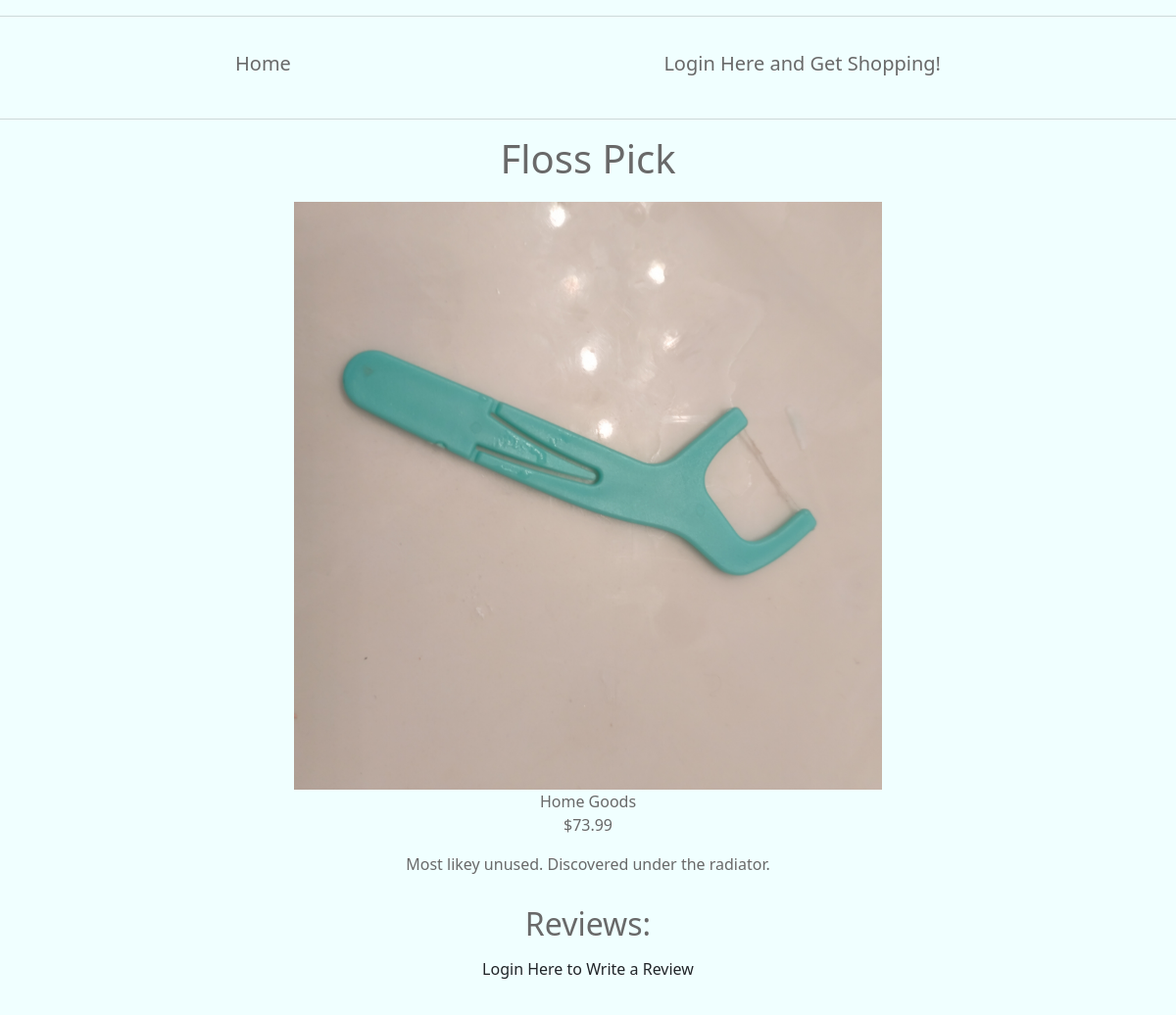
/single_product/24, run on the app's committed database.
### ecomm_app/models.py (models this page shows)
class Item(models.Model):
    item_name = models.CharField(max_length=255)
    desc = models.CharField(max_length=255)
    price = models.FloatField()
    cat = models.ForeignKey(Cat, related_name='items', on_delete=CASCADE)
    image = models.ImageField(upload_to="images/")
    created_at = models.DateTimeField(auto_now_add=True)
    updated_at = models.DateTimeField(auto_now=True)
    def avg_stars(self):
        total = 0
        list = []
        for x in self.item_reviews.all():
            total += x.stars
            list.append(x.stars)
            avg = total / len(list)
        return round(avg, 1)

class Cat(models.Model):
    cat_name = models.CharField(max_length=255)
    created_at = models.DateTimeField(auto_now_add=True)
    updated_at = models.DateTimeField(auto_now=True)

### ecomm_app/views.py (the view, shortened to what this page needs)
# urls.py: path('single_product/<int:item_id>', views.single_product),
def single_product(request, item_id):
    if len(request.session.keys()) < 1:
        context = {
            'item': Item.objects.get(id=item_id),
            'reviews': Review.objects.all()
        }
        return render(request, 'single_product.html', context)

### ecomm_app/templates/single_product.html (shortened to what this page needs)
<!DOCTYPE html>
<html lang=en>
<head>
    {% load static %}
    <link href="https://cdn.jsdelivr.net/npm/bootstrap@5.1.3/dist/css/bootstrap.min.css"
     rel="stylesheet"
>
    <link rel='stylesheet' type='text/css' media='screen' href='{% static "style.css"%}'>
</head>
	<body>
		<hr>
		<div id="navbar">
			<a href="/"><h5>Home</h5></a>
			{% if request.session.id %}
			<a href="/display_orders"><h5>My orders</h5></a>
			<a href="/display_reviews"><h5>My Reviews</h5></a>
			{% if cart.items.count > 0 %}
			<a href="/display_cart"><h5>My Cart({{cart.items.count}})</h5></a>
			{% else%}
			<a href="/display_empty_cart"><h5>Cart(0)</h5></a>
			{% endif %}
			<a href="/logout"><h5>Logout</h5></a>
			{% else %}
			<a href="/login"><h5>Login Here and Get Shopping!</h5></a>
			{% endif %}
		</div>
		<hr>
			<div id="form-container">
				<h1>{{item.item_name}}</h1>
				<img width="290px" src="{{item.image.url}}">
				<a href="/display_cat/{{item.cat.id}}">{{item.cat.cat_name}}</a></li>
				<p class="product-price">${{item.price}}</p>
				<p>{{item.desc}}</p>
				{% if reviews %}
					<h2 style="margin-top: 30px;">Reviews:</h2>
				{% else %}
					<h2>No reviews yet.</h2>
				{% endif %}
					{% if request.session.id %}
					<div id="review_add_container">
						<form action="/add_review/{{item.id}}" method="POST">
							{% csrf_token %}
							<div class="form-group">
								<input type="text" class="form-control"  placeholder="Review Title" name="title">
							</div>
							<textarea name="review" class="form-control" placeholder="Add your review here"></textarea>
							<p>Rating:</p>
							<select name="stars">
								<option value="1">1 Star</option>
								<option value="2">2 Star</option>
								<option value="3">3 Star</option>
								<option value="4">4 Star</option>
								<option value="5">5 Star</option>
							</select>
							<div class="text-center">
								<button type="submit" style="background-color: pink;" class="btn btn-main text-center">Add Review</button>
							</div>
						</form>
					</div>
					{% else%}
						<a href="/login" class="btn btn-main mt-20">Login Here to Write a Review</a>
					{% endif %}
				</div>
		</body>
	</html>

### ecomm_app/static/style.css (style rules this page uses)
body { background-color: #F0FFFF; color: #696969; }
h1 { text-align: center; margin-bottom: 20px; }
a { color: #696969; text-decoration: none; }
#navbar { width: 100%; padding: 20px 20% 20px 20%; display: inline-flex; justify-content: space-between; }
#form-container { margin: 0 auto; margin-bottom: 30px; width: 50%; text-align: center; }
#form-container img { width: 100%; }

### data on the page
Item: item_name "Floss Pick", image (picture), cat.cat_name "Home Goods", price "73.99", desc "Most likey unused. Discovered under the radiator."
